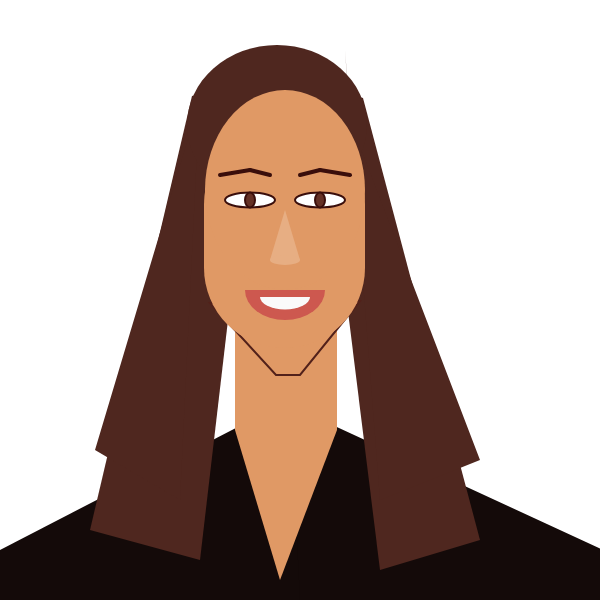
Frame 1 (no input)
Frame 60 (no input): identical to frame 1, image omitted
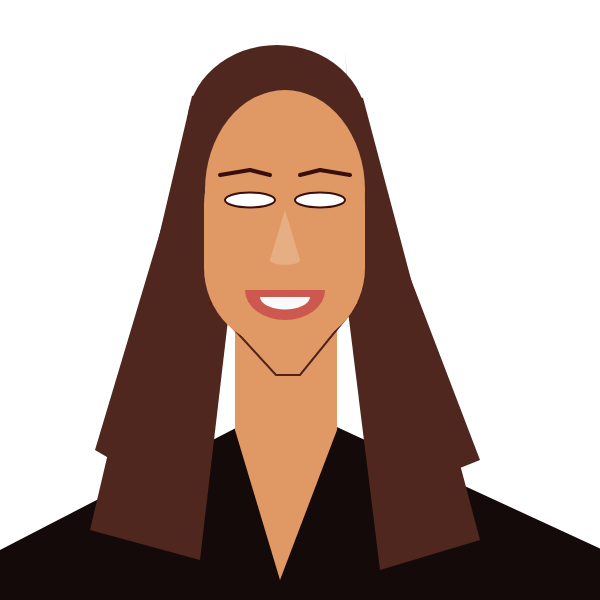
Frame 120 (the mouse pressed at the canvas centre since frame 60)

The p5.js sketch that drew these frames (run headless with seeded random() and noise() and a simulated clock; from frame 60 on, the mouse is pressed at the canvas centre):

// p5.js sketch
// ── sketch.js
//create an eyes class and be careful to not use the same name as the function when creating an object

//createButton to change background color from DOM lesson

// var button; // tried to add a button for the mousePressed funciton

class Eyes {
  constructor(x, y) {
    this.mpressed = false;
    this.x = x;
    this.y = y;
  }

  changeMpressed() {
    //this will toggle the mpressed member variable between true and false
    this.mpressed = !this.mpressed;
  }

  show() {
    //Outline
    strokeWeight(2);
    stroke(58, 14, 11);
    fill(255);
    ellipse(this.x, this.y, 50, 15);
    ellipse(this.x + (320-250), this.y, 50, 15);

    if (!this.mpressed) {
      //Iris
      fill(101, 49, 38);
      ellipse(this.x, this.y, 10, 15);
      ellipse(this.x + (320-250), this.y, 10, 15);
    }
  }

  mousePressed() {
    console.log('mousePressed')
    if (mouseX > this.x && mouseX < this.x + (320-250) ){ // not sure how to write this line to activate only the iris;
    // if (mouseX < 40) 
      console.log('mousePressed changeMpressed')
      this.changeMpressed();
    }
  }
}

//make an array for your body parts objects
let bodyParts = [];

let trunk;
let neck;
let face;
let hair;
let eyes;
let nose;
let mouth;

function setup() {
  createCanvas(600, 600);
  // eyes variable cannot be the same name as another function called eyes
  // eyes = new Eyes();
  // to make an object of a class you have to use the keyword "new" and then the name of your class and open paranthesis and close
  //Array.push() gets an element as its argument and adds it to the array

  bodyParts.push(new Eyes(250, 200));

  //initialize our button var
  //wanted to add the butterfly as a button but didn't know how...

  // button = createButton (midterms effect);
  // button.mousePressed = (bodyParts[0].changeMpressed());
}

function draw() {
  background(255);
  trunk();
  neck();
  hair();
  face();
  // eyes();
  bodyParts[0].show();
  eyeBrows();
  nose();
  mouth();

  function trunk() {
    noStroke();
    fill(20, 10, 9);
    quad(290, 300, 300, 410, 720, 604, 240, 620);
    quad(290, 400, 0, 550, 0, 600, 300, 600);
  }

  function neck() {
    fill(224, 153, 101);
    triangle(235, 430, 280, 580, 337, 430);
    rect(235, 330, 102, 100, 0);
  }

  function hair() {
    fill(79, 39, 31);

    quad(256, 80, 192, 96, 90, 530, 200, 560); //right
    quad(480, 540, 363, 98, 320, 85, 380, 570); //left

    //more hair
    fill(79, 39, 31);

    quad(200, 90, 205, 82, 95, 450, 180, 500); //right

    quad(480, 460, 350, 120, 345, 50, 380, 500); //left
  }

  function face() {
    fill(224, 153, 101);
    stroke(82, 33, 26);
    strokeWeight(2);
    quad(276, 375, 300, 375, 360, 301, 210, 303);
    noStroke();
    rect(204, 124, 161, 224, 80);

    fill(79, 39, 31);

    ellipse(277, 125, 180, 160); //hair

    fill(224, 153, 101); //face
    ellipse(285, 190, 160, 200);
  }

  //   function eyes() {
  //     strokeWeight(2);
  //     stroke(58, 14, 11);
  //     fill(255);
  //     ellipse(250, 200, 50, 15);
  //     ellipse(320, 200, 50, 15);

  //     fill(101, 49, 38);
  //     ellipse(250, 200, 10, 15);
  //     ellipse(320, 200, 10, 15);
  //   }

  function eyeBrows() {
    stroke(58, 14, 11);
    strokeWeight(4);

    line(250, 170, 270, 175); //mid up
    line(300, 175, 320, 170);

    line(250, 170, 220, 175); //up down
    line(350, 175, 320, 170);

    //     line(220, 165, 270, 175);
    //     line(300, 175, 350, 165);
  }

  function nose() {
    noStroke();
    fill(231, 174, 131);
    triangle(270, 260, 300, 260, 285, 210);
    ellipse(285, 260, 30, 10);
  }

  function mouth() {
    fill(205, 88, 79);
    arc(285, 290, 80, 60, 0, PI);

    fill(250);
    arc(285, 297, 50, 25, 0, PI);
  }
}

function mousePressed() {
  // if (mouseX < 40) {
  //   bodyParts[0].changeMpressed();
  // }
  bodyParts[0].mousePressed()
}

// Question: From the DOM lesson wanted to add a button with a butterfly image that would change our iris color but couldn't figure it out.
